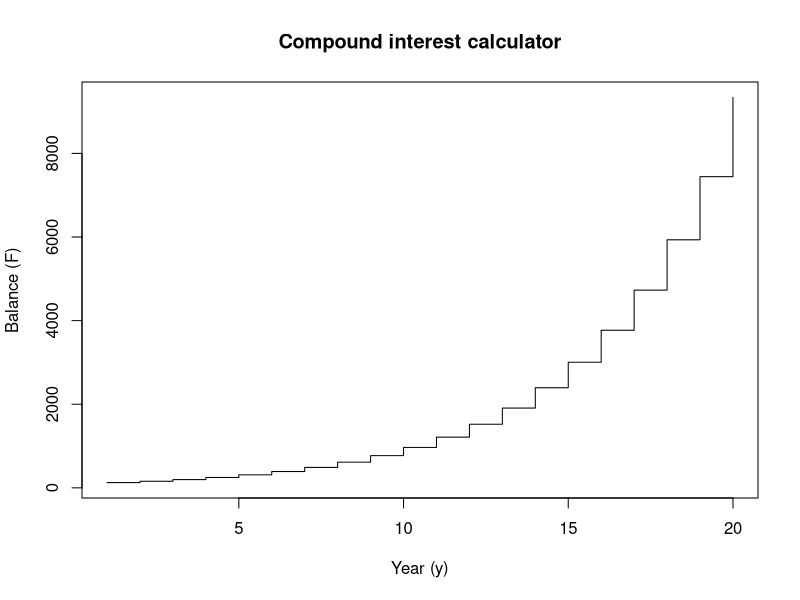
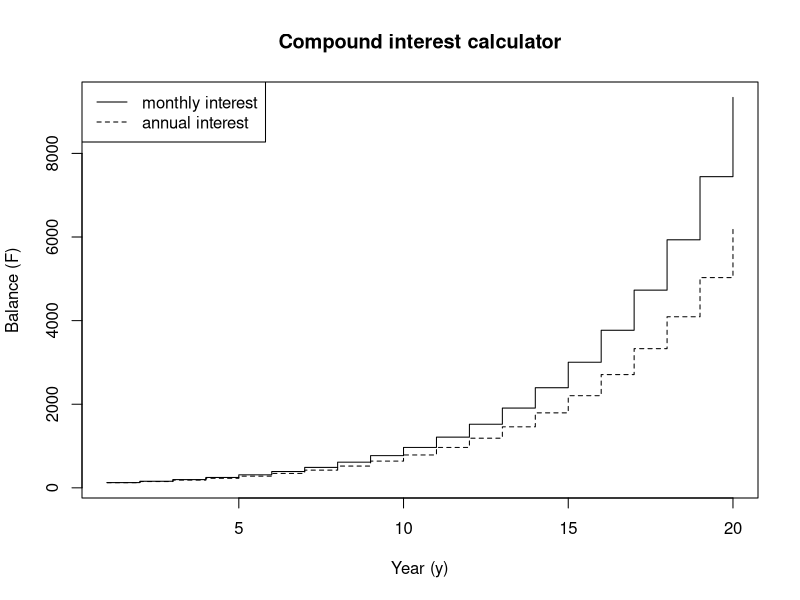

These figures' R source, in order:
## ---- chunk 1
# Building the function for final amount F where, P = principle investment amount, i = interest rate per annum, t = frequency of interest paid per year, y = number of years

comp <- function(P, i, t = 12, y, plotit = TRUE,...) {
  # Storing the values per year
  year <- 1:y
  balance <- P * (1 + i / (100 * t)) ^ (t * year)
  
  if (plotit == T) {
    plotgraph<-plot(year, balance, type = "s",...)
  } else{
    return(balance)
  }
}


# Answer 1.i
##############################################
comp(5000,4.4,y=10,plotit=F)[10]
## ---- chunk 2
# Answer 1.ii
##############################################
comp(100,22.9,12,20,plotit=T,main="Compound interest calculator",ylab="Balance (F)",xlab="Year (y)")
## ---- chunk 3
# Answer 1.iii
##############################################
comp(100,22.9,12,20,plotit=T,main="Compound interest calculator",ylab="Balance (F)",xlab="Year (y)")
ann_comp <- comp(100,22.9,1,20,plotit=F)
lines(1:20,ann_comp,lty=2,type="s")
legend("topleft",lty=c(1,2),legend=c("monthly interest","annual interest"))
## ---- chunk 4
# I have used the if and else conditionals for building the function
# I used ANY function to check whether all of the arguments are presents 
# Inside ANY function, I have used another function MISSING. MISSING checks whether any argument in the function call is missing.  


quad <-function(k1,k2,k3){
  if(any(missing(k1),missing(k2),missing(k3))){
    return("At least one of k1, k2, k3 was missing")
  }
  if(((k2^2)-(4*k1*k3))<0){
    return("No real roots")
  }
  if(((k2^2)-(4*k1*k3))==0){
    return(-k2/(2*k1))
  }else{
    x1<-(-k2-((k2^2)-(4*k1*k3))^0.5)/(2*k1)
    x2<-(-k2+((k2^2)-(4*k1*k3))^0.5)/(2*k1)
    return(cat(x1,x2))
  }
}

# Answer 2.i
##############################################
quad(k1=2,k2=-1,k3=-5)
quad(1,1,1)


# Answer 2.ii
##############################################
quad(k1=1.3,k2=-8,k3=-3.13)
quad(2.25,-3,1)
quad(1.4,-2.2,-5.1)
quad(-5,10.11,-9.9)


# Answer 2.iii
##############################################
quad(0)

